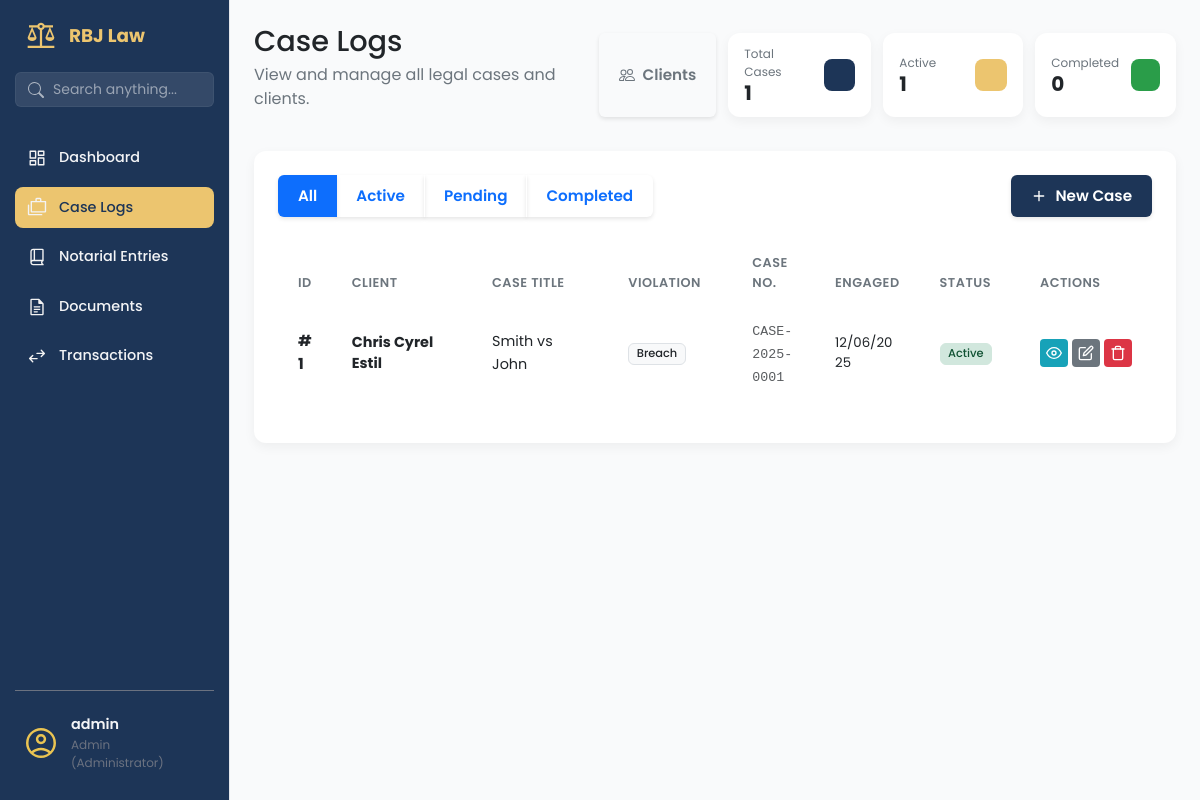
/cases/ (signed in), run on an earlier commit of the app's database.
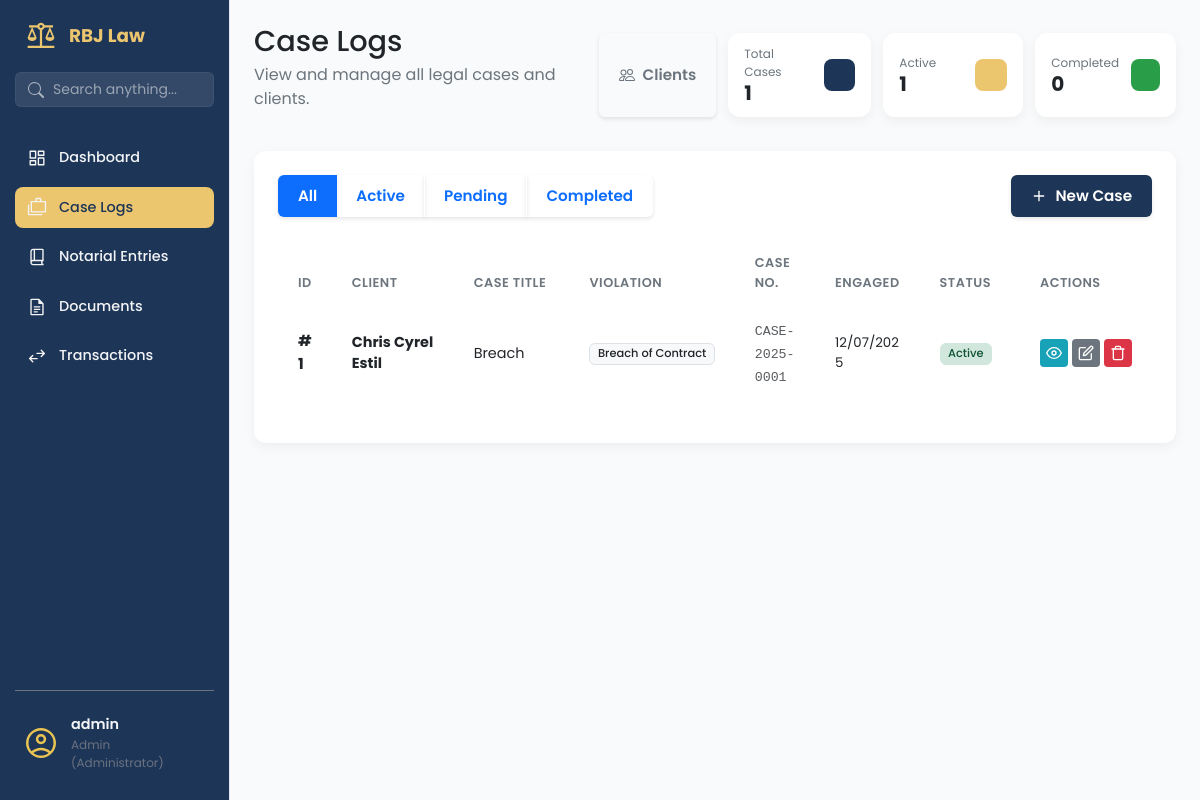
And on a later commit of the database.
### app/models/case_mdl.py (models this page shows, shortened)
class Case(db.Model):
    __tablename__ = 'cases'
    id = db.Column(db.Integer, primary_key=True)
    case_number = db.Column(db.String(100), unique=True, nullable=False)
    title = db.Column(db.String(255), nullable=False)
    case_category = db.Column(db.String(50), default='individual', nullable=False)  # 'individual' or 'corporate'
    case_type = db.Column(db.String(100), nullable=False)
    violation = db.Column(db.String(255), nullable=True)
    status = db.Column(db.String(50), default='active', nullable=False)
    engagement_date = db.Column(db.Date, nullable=False)
    filing_date = db.Column(db.Date, nullable=True)
    client_id = db.Column(db.Integer, db.ForeignKey('clients.id'), nullable=False)
    assigned_attorney_id = db.Column(db.Integer, db.ForeignKey('users.id'), nullable=True)
    created_at = db.Column(db.DateTime, default=datetime.utcnow)
    updated_at = db.Column(db.DateTime, default=datetime.utcnow, onupdate=datetime.utcnow)
    cause_of_action = db.Column(db.String(255), nullable=True)  # Add this field
    client = db.relationship('Client', backref='cases', lazy=True)
    assigned_attorney = db.relationship('User', backref='assigned_cases', lazy=True)
    schedules = db.relationship('Schedule', backref='case', lazy=True, cascade="all, delete-orphan", order_by="asc(Schedule.deadline)")

### app/models/client_mdl.py (models this page shows, shortened)
class Client(db.Model):
    __tablename__ = 'clients'
    id = db.Column(db.Integer, primary_key=True)
    client_first_name = db.Column(db.String(100), nullable=False)
    client_last_name = db.Column(db.String(100), nullable=False)
    client_address = db.Column(db.String(255), nullable=False)
    client_email = db.Column(db.String(120), nullable=False, unique=True)
    client_phone = db.Column(db.String(50))
    client_role = db.Column(db.String(50))
    notes = db.Column(db.Text)
    is_active = db.Column(db.Boolean, default=True, nullable=False)
    deleted_at = db.Column(db.DateTime, nullable=True)
    @property
    def full_name(self):
        return f"{self.client_first_name} {self.client_last_name}"

### app/routes/case_routes.py (the view)
@case_bp.route('/')
@admin_required
@login_required
def list_cases():
    status_filter = request.args.get('status', 'all')
    sort_by = request.args.get('sort_by', 'created_at')
    sort_order = request.args.get('sort_order', 'desc')
    valid_sort_columns = ['id', 'case_number', 'title', 'violation',
                         'engagement_date', 'filing_date', 'status',
                         'created_at', 'updated_at']
    if sort_by not in valid_sort_columns:
        sort_by = 'created_at'
    cases_query = Case.query
    if status_filter and status_filter != 'all':
        cases_query = cases_query.filter_by(status=status_filter)
    if sort_order == 'asc':
        cases_query = cases_query.order_by(asc(getattr(Case, sort_by)))
    else:
        cases_query = cases_query.order_by(desc(getattr(Case, sort_by)))
    cases = cases_query.all()
    total_cases = Case.query.count()
    active_count = Case.query.filter_by(status='active').count()
    completed_count = Case.query.filter_by(status='completed').count()
    pending_count = Case.query.filter_by(status='pending').count()
    return render_template('cases/list.html',
                         cases=cases,
                         total_cases=total_cases,
                         active_count=active_count,
                         completed_count=completed_count,
                         pending_count=pending_count,
                         current_status=status_filter,
                         sort_by=sort_by,
                         sort_order=sort_order)

### app/utils/permissions.py (called while the page is built)
def admin_required(f):
    @wraps(f)
    def decorated_function(*args, **kwargs):
        if not current_user.is_authenticated:
            flash('Please login to access this page.', 'error')
            return redirect(url_for('auth.login'))
        if not current_user.is_admin and current_user.role != 'admin':
            flash('Administrator access required.', 'error')
            return redirect(url_for('dashboard.dashboard_page'))
        return f(*args, **kwargs)
    return decorated_function

### app/templates/cases/list.html (shortened to what the changed rows need)
{% extends "base.html" %}
{% block content %}
<main class="dashboard-content">
    <header class="dashboard-header">
        <div>
            <h1>Case Logs </h1>
        </div>
    </header>
    <section class="content-section">
        <div class="panel-card">
            <div class="table-wrapper">
                <table class="table" id="casesTable">
                    <colgroup>
                    </colgroup>
                    <thead>
                        <tr>
                            <th onclick="sortTable(0)" style="cursor: pointer;">ID</th>
                            <th onclick="sortTable(1)" style="cursor: pointer;">Client</th>
                            <th onclick="sortTable(2)" style="cursor: pointer;">Case Title</th>
                            <th onclick="sortTable(3)" style="cursor: pointer;">Violation</th>
                            <th onclick="sortTable(4)" style="cursor: pointer;">Case No.</th>
                            <th onclick="sortTable(5)" style="cursor: pointer;">Engaged</th>
                            <th onclick="sortTable(7)" style="cursor: pointer;">Status</th>
                            <th>Actions</th>
                        </tr>
                    </thead>
                    <tbody>
                        {% for case in cases %}
                        <tr class="document-row">
                            <td><strong>#{{ case.id }}</strong></td>
                            <td>
                                {% if case.client %}
                                <div class="d-flex flex-column">
                                    <span class="fw-bold text-dark" style="font-size: 0.9rem;">
                                        {{ case.client.full_name }}
                                    </span>
                                </div>
                                {% else %}
                                <span class="text-muted">No Client</span>
                                {% endif %}
                            </td>
                            <td>
                                <span class="text-dark" style="font-size: 0.9rem;">{{ case.title }}</span>
                            </td>
                            <td><span class="badge bg-light text-dark border">{{ case.violation or 'N/A' }}</span></td>
                            <td><code class="text-muted">{{ case.case_number }}</code></td>
                            <td>
                                <div class="small">{{ case.engagement_date.strftime('%m/%d/%Y') }}</div>
                            </td>
                            <td>
                                {% if case.status == 'active' %}
                                <span
                                    class="badge bg-success-subtle text-success border border-success-subtle me-2">Active</span>
                                {% elif case.status == 'completed' %}
                                <span
                                    class="badge bg-primary-subtle text-primary border border-primary-subtle me-2">Completed</span>
                                {% elif case.status == 'pending' %}
                                <span
                                    class="badge bg-warning-subtle text-warning border border-warning-subtle me-2">Pending</span>
                                {% else %}
                                <span
                                    class="badge bg-secondary-subtle text-secondary border border-secondary-subtle me-2">{{
                                    case.status|title }}</span>
                                {% endif %}
                            </td>
                            <td>
                                <div class="action-buttons">
                                    <a href="{{ url_for('case.view_case', case_id=case.id) }}"
                                        class="btn-action btn-action--info" title="View Details">
                                        <svg xmlns="http://www.w3.org/2000/svg" width="16" height="16"
                                            viewBox="0 0 24 24" fill="none" stroke="currentColor" stroke-width="2"
                                            stroke-linecap="round" stroke-linejoin="round">
                                            <path d="M1 12s4-8 11-8 11 8 11 8-4 8-11 8-11-8-11-8z"></path>
                                            <circle cx="12" cy="12" r="3"></circle>
                                        </svg>
                                    </a>
                                    <a href="{{ url_for('case.edit_case', case_id=case.id) }}"
                                        class="btn-action btn-action--secondary" title="Update Case">
                                    </a>
                                    <form method="POST" action="{{ url_for('case.delete_case', case_id=case.id) }}"
                                        style="display: inline;"
                                        onsubmit="return confirm('Are you sure you want to delete this case?');">
                                        <button type="submit" class="btn-action btn-action--danger" title="Delete">
                                        </button>
                                    </form>
                                </div>
                            </td>
                        </tr>
                        {% endfor %}
                    </tbody>
                </table>
            </div>
        </div>
    </section>
</main>
{% endblock %}

What changed in the data, as far as the page shows it:
changed Case "Breach": title "Smith vs John" → "Breach"; violation "Breach" → "Breach of Contract"; engagement_date "12/06/2025" → "12/07/2025"
